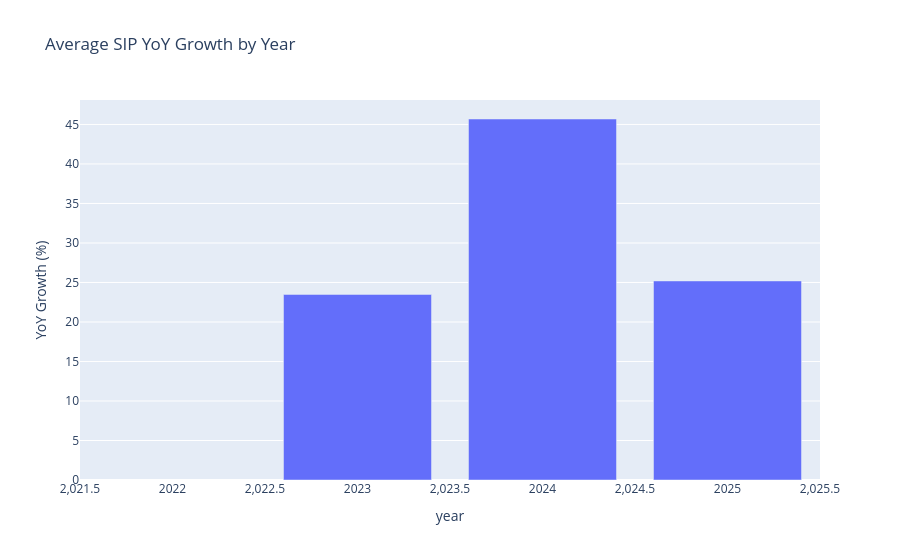

Notebook source saved alongside this figure:
### Markdown cell above
# Insight 11
NAV return correlations show which top funds move together, helping identify clustering in daily returns. (See `nav_return_correlation_matrix.png`)

### Code cell
# SIP YoY growth trend
sip['year'] = sip['month'].dt.year
sip_growth = sip.groupby('year', as_index=False)['yoy_growth_pct'].mean()
fig_sip_growth = px.bar(sip_growth, x='year', y='yoy_growth_pct', title='Average SIP YoY Growth by Year', labels={'yoy_growth_pct': 'YoY Growth (%)'})
fig_sip_growth.show()

### Figure 1 — Plotly figure (JSON) as saved in the notebook; plotly's stock layout.template omitted (floating-point values rounded to 4 significant figures)
{"data": [{"hovertemplate": "year=%{x}<br>YoY Growth (%)=%{y}<extra></extra>", "legendgroup": "", "marker": {"color": "#636efa", "pattern": {"shape": ""}}, "name": "", "orientation": "v", "showlegend": false, "textposition": "auto", "type": "bar", "x": [2022, 2023, 2024, 2025], "xaxis": "x", "y": [NaN, 23.49, 45.69, 25.19], "yaxis": "y"}], "layout": {"barmode": "relative", "legend": {"tracegroupgap": 0}, "title": {"text": "Average SIP YoY Growth by Year"}, "xaxis": {"anchor": "y", "domain": [0.0, 1.0], "title": {"text": "year"}}, "yaxis": {"anchor": "x", "domain": [0.0, 1.0], "title": {"text": "YoY Growth (%)"}}}}
